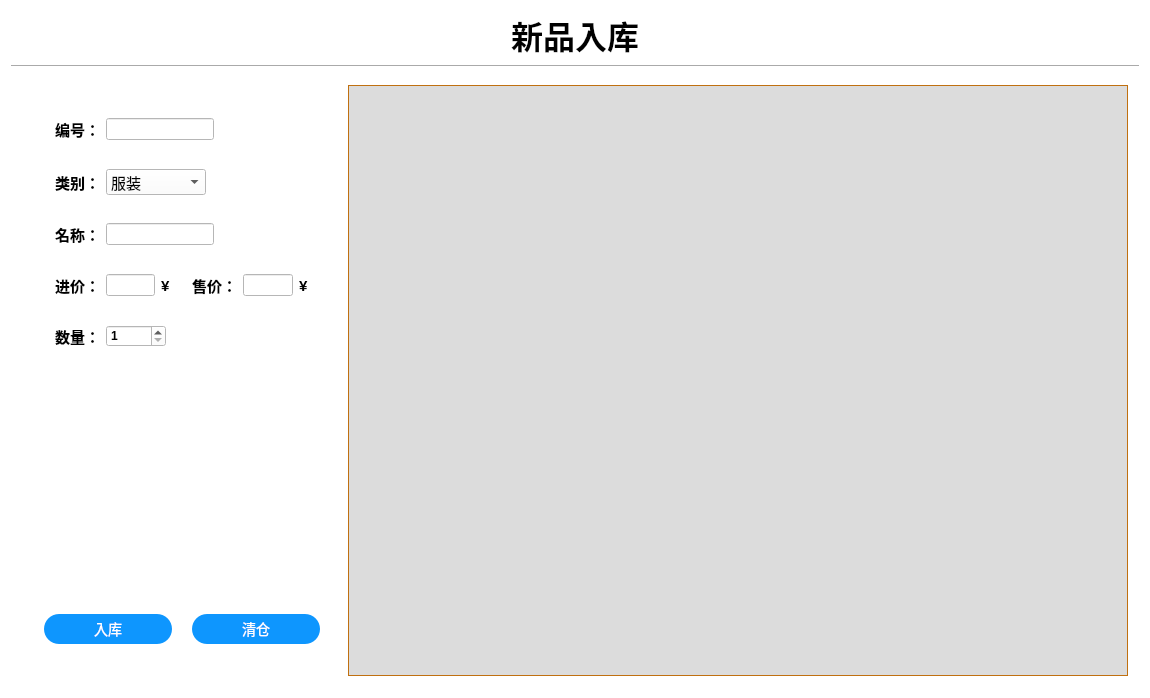
<?xml version="1.0" encoding="UTF-8"?>
<ui version="4.0">
 <class>KMainWindow</class>
 <widget class="QMainWindow" name="KMainWindow">
  <property name="geometry">
   <rect>
    <x>0</x>
    <y>0</y>
    <width>1150</width>
    <height>698</height>
   </rect>
  </property>
  <property name="windowTitle">
   <string>商品管理</string>
  </property>
  <property name="windowIcon">
   <iconset resource="resource.qrc">
    <normaloff>:/image/titleIcon.png</normaloff>:/image/titleIcon.png</iconset>
  </property>
  <widget class="QWidget" name="centralWidget">
   <layout class="QGridLayout" name="gridLayout_2">
    <property name="leftMargin">
     <number>0</number>
    </property>
    <property name="topMargin">
     <number>0</number>
    </property>
    <property name="rightMargin">
     <number>0</number>
    </property>
    <property name="bottomMargin">
     <number>0</number>
    </property>
    <property name="spacing">
     <number>0</number>
    </property>
    <item row="0" column="0">
     <widget class="QStackedWidget" name="stackedWidget">
      <property name="styleSheet">
       <string notr="true">background-color: rgb(255, 255, 255);</string>
      </property>
      <property name="currentIndex">
       <number>0</number>
      </property>
      <widget class="QWidget" name="page">
       <layout class="QVBoxLayout" name="verticalLayout_3">
        <item>
         <widget class="QLabel" name="label_2">
          <property name="sizePolicy">
           <sizepolicy hsizetype="Expanding" vsizetype="Preferred">
            <horstretch>0</horstretch>
            <verstretch>0</verstretch>
           </sizepolicy>
          </property>
          <property name="font">
           <font>
            <family>Arial</family>
            <pointsize>24</pointsize>
            <weight>75</weight>
            <bold>true</bold>
           </font>
          </property>
          <property name="styleSheet">
           <string notr="true"/>
          </property>
          <property name="text">
           <string>新品入库</string>
          </property>
          <property name="textFormat">
           <enum>Qt::AutoText</enum>
          </property>
          <property name="scaledContents">
           <bool>false</bool>
          </property>
          <property name="alignment">
           <set>Qt::AlignCenter</set>
          </property>
         </widget>
        </item>
        <item>
         <widget class="Line" name="line">
          <property name="orientation">
           <enum>Qt::Horizontal</enum>
          </property>
         </widget>
        </item>
        <item>
         <widget class="QWidget" name="widget_9" native="true">
          <layout class="QHBoxLayout" name="horizontalLayout_5" stretch="0,0">
           <item>
            <widget class="QWidget" name="widget_7" native="true">
             <property name="maximumSize">
              <size>
               <width>320</width>
               <height>16777215</height>
              </size>
             </property>
             <layout class="QVBoxLayout" name="verticalLayout_2" stretch="3,3,1">
              <item>
               <widget class="QWidget" name="widget_5" native="true">
                <property name="sizePolicy">
                 <sizepolicy hsizetype="Fixed" vsizetype="Preferred">
                  <horstretch>0</horstretch>
                  <verstretch>0</verstretch>
                 </sizepolicy>
                </property>
                <layout class="QVBoxLayout" name="verticalLayout">
                 <item>
                  <widget class="QWidget" name="widget_19" native="true">
                   <property name="sizePolicy">
                    <sizepolicy hsizetype="Fixed" vsizetype="Preferred">
                     <horstretch>0</horstretch>
                     <verstretch>0</verstretch>
                    </sizepolicy>
                   </property>
                   <layout class="QHBoxLayout" name="horizontalLayout_11">
                    <item>
                     <widget class="QLabel" name="label_23">
                      <property name="font">
                       <font>
                        <family>Arial</family>
                        <pointsize>11</pointsize>
                        <weight>75</weight>
                        <bold>true</bold>
                       </font>
                      </property>
                      <property name="text">
                       <string>编号：</string>
                      </property>
                     </widget>
                    </item>
                    <item>
                     <widget class="QLineEdit" name="lineEditId">
                      <property name="font">
                       <font>
                        <family>Arial</family>
                       </font>
                      </property>
                      <property name="text">
                       <string/>
                      </property>
                     </widget>
                    </item>
                   </layout>
                  </widget>
                 </item>
                 <item>
                  <widget class="QWidget" name="widget" native="true">
                   <property name="sizePolicy">
                    <sizepolicy hsizetype="Fixed" vsizetype="Preferred">
                     <horstretch>0</horstretch>
                     <verstretch>0</verstretch>
                    </sizepolicy>
                   </property>
                   <layout class="QHBoxLayout" name="horizontalLayout">
                    <item>
                     <widget class="QLabel" name="label_10">
                      <property name="font">
                       <font>
                        <family>Arial</family>
                        <pointsize>11</pointsize>
                        <weight>75</weight>
                        <bold>true</bold>
                       </font>
                      </property>
                      <property name="text">
                       <string>类别：</string>
                      </property>
                     </widget>
                    </item>
                    <item>
                     <widget class="QComboBox" name="comboBoxType">
                      <property name="enabled">
                       <bool>true</bool>
                      </property>
                      <property name="minimumSize">
                       <size>
                        <width>100</width>
                        <height>0</height>
                       </size>
                      </property>
                      <property name="font">
                       <font>
                        <family>Arial</family>
                        <pointsize>11</pointsize>
                        <weight>50</weight>
                        <bold>false</bold>
                        <stylestrategy>PreferDefault</stylestrategy>
                       </font>
                      </property>
                      <property name="focusPolicy">
                       <enum>Qt::NoFocus</enum>
                      </property>
                      <property name="frame">
                       <bool>true</bool>
                      </property>
                      <item>
                       <property name="text">
                        <string>服装</string>
                       </property>
                      </item>
                      <item>
                       <property name="text">
                        <string>食品</string>
                       </property>
                      </item>
                      <item>
                       <property name="text">
                        <string>电子</string>
                       </property>
                      </item>
                      <item>
                       <property name="text">
                        <string>家具</string>
                       </property>
                      </item>
                      <item>
                       <property name="text">
                        <string>电器</string>
                       </property>
                      </item>
                      <item>
                       <property name="text">
                        <string>其他</string>
                       </property>
                      </item>
                     </widget>
                    </item>
                   </layout>
                  </widget>
                 </item>
                 <item>
                  <widget class="QWidget" name="widget_2" native="true">
                   <property name="sizePolicy">
                    <sizepolicy hsizetype="Fixed" vsizetype="Preferred">
                     <horstretch>0</horstretch>
                     <verstretch>0</verstretch>
                    </sizepolicy>
                   </property>
                   <layout class="QHBoxLayout" name="horizontalLayout_2">
                    <item>
                     <widget class="QLabel" name="label_4">
                      <property name="font">
                       <font>
                        <family>Arial</family>
                        <pointsize>11</pointsize>
                        <weight>75</weight>
                        <bold>true</bold>
                       </font>
                      </property>
                      <property name="text">
                       <string>名称：</string>
                      </property>
                     </widget>
                    </item>
                    <item>
                     <widget class="QLineEdit" name="lineEditName">
                      <property name="font">
                       <font>
                        <family>Arial</family>
                       </font>
                      </property>
                      <property name="text">
                       <string/>
                      </property>
                     </widget>
                    </item>
                   </layout>
                  </widget>
                 </item>
                 <item>
                  <widget class="QWidget" name="widget_3" native="true">
                   <property name="sizePolicy">
                    <sizepolicy hsizetype="Fixed" vsizetype="Preferred">
                     <horstretch>0</horstretch>
                     <verstretch>0</verstretch>
                    </sizepolicy>
                   </property>
                   <layout class="QHBoxLayout" name="horizontalLayout_3">
                    <item>
                     <widget class="QLabel" name="label_5">
                      <property name="font">
                       <font>
                        <family>Arial</family>
                        <pointsize>11</pointsize>
                        <weight>75</weight>
                        <bold>true</bold>
                       </font>
                      </property>
                      <property name="text">
                       <string>进价：</string>
                      </property>
                     </widget>
                    </item>
                    <item>
                     <widget class="QLineEdit" name="lineEditPurchasePrice">
                      <property name="font">
                       <font>
                        <family>Arial</family>
                       </font>
                      </property>
                     </widget>
                    </item>
                    <item>
                     <widget class="QLabel" name="label_7">
                      <property name="font">
                       <font>
                        <family>Arial</family>
                        <pointsize>11</pointsize>
                        <weight>75</weight>
                        <bold>true</bold>
                       </font>
                      </property>
                      <property name="text">
                       <string>¥</string>
                      </property>
                     </widget>
                    </item>
                    <item>
                     <widget class="QLabel" name="label_11">
                      <property name="font">
                       <font>
                        <family>Arial</family>
                        <pointsize>11</pointsize>
                        <weight>75</weight>
                        <bold>true</bold>
                       </font>
                      </property>
                      <property name="text">
                       <string/>
                      </property>
                     </widget>
                    </item>
                    <item>
                     <widget class="QLabel" name="label_6">
                      <property name="font">
                       <font>
                        <family>Arial</family>
                        <pointsize>11</pointsize>
                        <weight>75</weight>
                        <bold>true</bold>
                       </font>
                      </property>
                      <property name="text">
                       <string>售价：</string>
                      </property>
                     </widget>
                    </item>
                    <item>
                     <widget class="QLineEdit" name="lineEditSellingPrice">
                      <property name="font">
                       <font>
                        <family>Arial</family>
                       </font>
                      </property>
                     </widget>
                    </item>
                    <item>
                     <widget class="QLabel" name="label_8">
                      <property name="font">
                       <font>
                        <family>Arial</family>
                        <pointsize>11</pointsize>
                        <weight>75</weight>
                        <bold>true</bold>
                       </font>
                      </property>
                      <property name="text">
                       <string>¥</string>
                      </property>
                     </widget>
                    </item>
                   </layout>
                  </widget>
                 </item>
                 <item>
                  <widget class="QWidget" name="widget_4" native="true">
                   <property name="sizePolicy">
                    <sizepolicy hsizetype="Fixed" vsizetype="Preferred">
                     <horstretch>0</horstretch>
                     <verstretch>0</verstretch>
                    </sizepolicy>
                   </property>
                   <layout class="QHBoxLayout" name="horizontalLayout_4">
                    <item>
                     <widget class="QLabel" name="label_9">
                      <property name="font">
                       <font>
                        <family>Arial</family>
                        <pointsize>11</pointsize>
                        <weight>75</weight>
                        <bold>true</bold>
                       </font>
                      </property>
                      <property name="text">
                       <string>数量：</string>
                      </property>
                     </widget>
                    </item>
                    <item>
                     <widget class="QSpinBox" name="spinBoxNumber">
                      <property name="minimumSize">
                       <size>
                        <width>60</width>
                        <height>0</height>
                       </size>
                      </property>
                      <property name="font">
                       <font>
                        <family>Arial</family>
                        <weight>75</weight>
                        <bold>true</bold>
                       </font>
                      </property>
                      <property name="minimum">
                       <number>1</number>
                      </property>
                      <property name="maximum">
                       <number>9999</number>
                      </property>
                     </widget>
                    </item>
                   </layout>
                  </widget>
                 </item>
                </layout>
               </widget>
              </item>
              <item>
               <widget class="QWidget" name="widget_8" native="true"/>
              </item>
              <item>
               <widget class="QWidget" name="widget_6" native="true">
                <layout class="QGridLayout" name="gridLayout">
                 <property name="horizontalSpacing">
                  <number>20</number>
                 </property>
                 <item row="0" column="1">
                  <widget class="QPushButton" name="pushButtonClear">
                   <property name="font">
                    <font>
                     <family>Microsoft Yahei</family>
                     <pointsize>-1</pointsize>
                     <weight>50</weight>
                     <italic>false</italic>
                     <bold>false</bold>
                    </font>
                   </property>
                   <property name="contextMenuPolicy">
                    <enum>Qt::NoContextMenu</enum>
                   </property>
                   <property name="styleSheet">
                    <string notr="true">QPushButton
{
    font-family:Microsoft Yahei;
    font:14px;
    color:white;
    background-color:rgb(14 , 150 , 254);
    border-radius:15px;
    height:30px;
    width:100px;
}

QPushButton:hover
{
    background-color:rgb(44 , 137 , 255);
}

QPushButton:pressed
{
    background-color:rgb(14 , 135 , 228);
    padding-left:3px;
    padding-top:3px;
}
</string>
                   </property>
                   <property name="text">
                    <string>清仓</string>
                   </property>
                  </widget>
                 </item>
                 <item row="0" column="0">
                  <widget class="QPushButton" name="pushButtonStorage">
                   <property name="font">
                    <font>
                     <family>Microsoft Yahei</family>
                     <pointsize>-1</pointsize>
                     <weight>50</weight>
                     <italic>false</italic>
                     <bold>false</bold>
                    </font>
                   </property>
                   <property name="styleSheet">
                    <string notr="true">QPushButton
{
    font-family:Microsoft Yahei;
    font:14px;
    color:white;
    background-color:rgb(14 , 150 , 254);
    border-radius:15px;
    height:30px;
    width:100px;
}

QPushButton:hover
{
    background-color:rgb(44 , 137 , 255);
}

QPushButton:pressed
{
    background-color:rgb(14 , 135 , 228);
    padding-left:3px;
    padding-top:3px;
}
</string>
                   </property>
                   <property name="text">
                    <string>入库</string>
                   </property>
                  </widget>
                 </item>
                </layout>
               </widget>
              </item>
             </layout>
            </widget>
           </item>
           <item>
            <widget class="QTableView" name="tableView">
             <property name="styleSheet">
              <string notr="true">
QTableView{
    color: rgb(0, 0, 0);
    border: 1px solid #C07010;          /*边框颜色*/
    gridline-color:#C07010;             /*grid线颜色*/
    background-color: rgb(220, 220, 220);
    alternate-background-color: rgb(200, 200, 200); /*行交替颜色*/
    selection-background-color: rgb(130, 190, 100); /*选中行背景颜色*/
}
 
QTableView::item:!alternate:!selected{
    background-color: rgb(220, 220, 220);    /*交替行的另一颜色*/
}

QHeaderView::section{
    background: qlineargradient(spread:pad, x1:0, y1:0, x2:0, y2:1, stop:0 rgba(80, 80, 80, 255), stop:1 rgba(30, 30, 30, 255));
    color: rgb(240, 240, 240);
    padding-left: 4px;
    border: 1px solid #C07010;
    min-height: 30px;
}</string>
             </property>
            </widget>
           </item>
          </layout>
         </widget>
        </item>
       </layout>
      </widget>
      <widget class="QWidget" name="page_2">
       <layout class="QVBoxLayout" name="verticalLayout_6">
        <item>
         <widget class="QLabel" name="label_3">
          <property name="sizePolicy">
           <sizepolicy hsizetype="Expanding" vsizetype="Preferred">
            <horstretch>0</horstretch>
            <verstretch>0</verstretch>
           </sizepolicy>
          </property>
          <property name="font">
           <font>
            <family>Arial</family>
            <pointsize>24</pointsize>
            <weight>75</weight>
            <bold>true</bold>
           </font>
          </property>
          <property name="text">
           <string>预售订单</string>
          </property>
          <property name="textFormat">
           <enum>Qt::AutoText</enum>
          </property>
          <property name="scaledContents">
           <bool>false</bool>
          </property>
          <property name="alignment">
           <set>Qt::AlignCenter</set>
          </property>
         </widget>
        </item>
        <item>
         <widget class="Line" name="line_2">
          <property name="orientation">
           <enum>Qt::Horizontal</enum>
          </property>
         </widget>
        </item>
        <item>
         <widget class="QWidget" name="widget_10" native="true">
          <layout class="QHBoxLayout" name="horizontalLayout_6" stretch="0,0">
           <item>
            <widget class="QWidget" name="widget_11" native="true">
             <property name="maximumSize">
              <size>
               <width>320</width>
               <height>16777215</height>
              </size>
             </property>
             <layout class="QVBoxLayout" name="verticalLayout_4" stretch="3,3,1">
              <item>
               <widget class="QWidget" name="widget_12" native="true">
                <property name="sizePolicy">
                 <sizepolicy hsizetype="Fixed" vsizetype="Preferred">
                  <horstretch>0</horstretch>
                  <verstretch>0</verstretch>
                 </sizepolicy>
                </property>
                <layout class="QVBoxLayout" name="verticalLayout_5">
                 <item>
                  <widget class="QWidget" name="widget_13" native="true">
                   <property name="sizePolicy">
                    <sizepolicy hsizetype="Fixed" vsizetype="Preferred">
                     <horstretch>0</horstretch>
                     <verstretch>0</verstretch>
                    </sizepolicy>
                   </property>
                   <layout class="QHBoxLayout" name="horizontalLayout_7">
                    <item>
                     <widget class="QLabel" name="label_12">
                      <property name="font">
                       <font>
                        <family>Arial</family>
                        <pointsize>11</pointsize>
                        <weight>75</weight>
                        <bold>true</bold>
                       </font>
                      </property>
                      <property name="text">
                       <string>类别：</string>
                      </property>
                     </widget>
                    </item>
                    <item>
                     <widget class="QComboBox" name="comboBoxTypeSell">
                      <property name="enabled">
                       <bool>true</bool>
                      </property>
                      <property name="minimumSize">
                       <size>
                        <width>100</width>
                        <height>0</height>
                       </size>
                      </property>
                      <property name="font">
                       <font>
                        <family>Arial</family>
                        <pointsize>11</pointsize>
                        <weight>50</weight>
                        <bold>false</bold>
                       </font>
                      </property>
                      <property name="focusPolicy">
                       <enum>Qt::NoFocus</enum>
                      </property>
                      <property name="currentText">
                       <string>全选</string>
                      </property>
                      <property name="currentIndex">
                       <number>0</number>
                      </property>
                      <item>
                       <property name="text">
                        <string>全选</string>
                       </property>
                      </item>
                      <item>
                       <property name="text">
                        <string>服装</string>
                       </property>
                      </item>
                      <item>
                       <property name="text">
                        <string>食品</string>
                       </property>
                      </item>
                      <item>
                       <property name="text">
                        <string>电子</string>
                       </property>
                      </item>
                      <item>
                       <property name="text">
                        <string>家具</string>
                       </property>
                      </item>
                      <item>
                       <property name="text">
                        <string>电器</string>
                       </property>
                      </item>
                      <item>
                       <property name="text">
                        <string>其他</string>
                       </property>
                      </item>
                     </widget>
                    </item>
                   </layout>
                  </widget>
                 </item>
                 <item>
                  <widget class="QWidget" name="widget_14" native="true">
                   <property name="sizePolicy">
                    <sizepolicy hsizetype="Fixed" vsizetype="Preferred">
                     <horstretch>0</horstretch>
                     <verstretch>0</verstretch>
                    </sizepolicy>
                   </property>
                   <layout class="QHBoxLayout" name="horizontalLayout_8">
                    <item>
                     <widget class="QLabel" name="label_13">
                      <property name="font">
                       <font>
                        <family>Arial</family>
                        <pointsize>11</pointsize>
                        <weight>75</weight>
                        <bold>true</bold>
                       </font>
                      </property>
                      <property name="text">
                       <string>名称：</string>
                      </property>
                     </widget>
                    </item>
                    <item>
                     <widget class="QComboBox" name="comboBoxNameSell">
                      <property name="minimumSize">
                       <size>
                        <width>200</width>
                        <height>0</height>
                       </size>
                      </property>
                      <property name="font">
                       <font>
                        <family>Arial</family>
                        <pointsize>11</pointsize>
                        <weight>50</weight>
                        <bold>false</bold>
                       </font>
                      </property>
                      <property name="focusPolicy">
                       <enum>Qt::NoFocus</enum>
                      </property>
                     </widget>
                    </item>
                   </layout>
                  </widget>
                 </item>
                 <item>
                  <widget class="QWidget" name="widget_15" native="true">
                   <property name="sizePolicy">
                    <sizepolicy hsizetype="Fixed" vsizetype="Preferred">
                     <horstretch>0</horstretch>
                     <verstretch>0</verstretch>
                    </sizepolicy>
                   </property>
                   <layout class="QHBoxLayout" name="horizontalLayout_9">
                    <item>
                     <widget class="QLabel" name="label_14">
                      <property name="font">
                       <font>
                        <family>Arial</family>
                        <pointsize>11</pointsize>
                        <weight>75</weight>
                        <bold>true</bold>
                       </font>
                      </property>
                      <property name="text">
                       <string>单价：</string>
                      </property>
                     </widget>
                    </item>
                    <item>
                     <widget class="QLineEdit" name="lineEditPrice">
                      <property name="enabled">
                       <bool>true</bool>
                      </property>
                      <property name="font">
                       <font>
                        <family>Arial</family>
                       </font>
                      </property>
                      <property name="readOnly">
                       <bool>true</bool>
                      </property>
                     </widget>
                    </item>
                    <item>
                     <widget class="QLabel" name="label_15">
                      <property name="font">
                       <font>
                        <family>Arial</family>
                        <pointsize>11</pointsize>
                        <weight>75</weight>
                        <bold>true</bold>
                       </font>
                      </property>
                      <property name="text">
                       <string>¥</string>
                      </property>
                     </widget>
                    </item>
                    <item>
                     <widget class="QLabel" name="label_16">
                      <property name="font">
                       <font>
                        <family>Arial</family>
                        <pointsize>11</pointsize>
                        <weight>75</weight>
                        <bold>true</bold>
                       </font>
                      </property>
                      <property name="text">
                       <string/>
                      </property>
                     </widget>
                    </item>
                    <item>
                     <widget class="QLabel" name="label_17">
                      <property name="font">
                       <font>
                        <family>Arial</family>
                        <pointsize>11</pointsize>
                        <weight>75</weight>
                        <bold>true</bold>
                       </font>
                      </property>
                      <property name="text">
                       <string>库存：</string>
                      </property>
                     </widget>
                    </item>
                    <item>
                     <widget class="QLineEdit" name="lineEditNumber">
                      <property name="enabled">
                       <bool>true</bool>
                      </property>
                      <property name="font">
                       <font>
                        <family>Arial</family>
                       </font>
                      </property>
                      <property name="readOnly">
                       <bool>true</bool>
                      </property>
                     </widget>
                    </item>
                    <item>
                     <widget class="QLabel" name="label_18">
                      <property name="font">
                       <font>
                        <family>Arial</family>
                        <pointsize>11</pointsize>
                        <weight>75</weight>
                        <bold>true</bold>
                       </font>
                      </property>
                      <property name="text">
                       <string>件</string>
                      </property>
                     </widget>
                    </item>
                   </layout>
                  </widget>
                 </item>
                 <item>
                  <widget class="QWidget" name="widget_16" native="true">
                   <property name="sizePolicy">
                    <sizepolicy hsizetype="Fixed" vsizetype="Preferred">
                     <horstretch>0</horstretch>
                     <verstretch>0</verstretch>
                    </sizepolicy>
                   </property>
                   <layout class="QHBoxLayout" name="horizontalLayout_10">
                    <item>
                     <widget class="QLabel" name="label_19">
                      <property name="font">
                       <font>
                        <family>Arial</family>
                        <pointsize>11</pointsize>
                        <weight>75</weight>
                        <bold>true</bold>
                       </font>
                      </property>
                      <property name="text">
                       <string>数量：</string>
                      </property>
                     </widget>
                    </item>
                    <item>
                     <widget class="QSpinBox" name="spinBoxSellNumber">
                      <property name="minimumSize">
                       <size>
                        <width>60</width>
                        <height>0</height>
                       </size>
                      </property>
                      <property name="font">
                       <font>
                        <family>Arial</family>
                        <weight>75</weight>
                        <bold>true</bold>
                       </font>
                      </property>
                      <property name="minimum">
                       <number>1</number>
                      </property>
                      <property name="maximum">
                       <number>9999</number>
                      </property>
                     </widget>
                    </item>
                    <item>
                     <widget class="QLabel" name="label_20">
                      <property name="minimumSize">
                       <size>
                        <width>10</width>
                        <height>0</height>
                       </size>
                      </property>
                      <property name="font">
                       <font>
                        <family>Arial</family>
                        <pointsize>11</pointsize>
                        <weight>75</weight>
                        <bold>true</bold>
                       </font>
                      </property>
                      <property name="text">
                       <string/>
                      </property>
                     </widget>
                    </item>
                    <item>
                     <widget class="QLabel" name="label_21">
                      <property name="font">
                       <font>
                        <family>Arial</family>
                        <pointsize>11</pointsize>
                        <weight>75</weight>
                        <bold>true</bold>
                       </font>
                      </property>
                      <property name="text">
                       <string>总价：</string>
                      </property>
                     </widget>
                    </item>
                    <item>
                     <widget class="QLineEdit" name="lineEditTotalPrice">
                      <property name="font">
                       <font>
                        <family>Arial</family>
                       </font>
                      </property>
                      <property name="readOnly">
                       <bool>true</bool>
                      </property>
                     </widget>
                    </item>
                    <item>
                     <widget class="QLabel" name="label_22">
                      <property name="font">
                       <font>
                        <family>Arial</family>
                        <pointsize>11</pointsize>
                        <weight>75</weight>
                        <bold>true</bold>
                       </font>
                      </property>
                      <property name="text">
                       <string>¥</string>
                      </property>
                     </widget>
                    </item>
                   </layout>
                  </widget>
                 </item>
                </layout>
               </widget>
              </item>
              <item>
               <widget class="QWidget" name="widget_17" native="true"/>
              </item>
              <item>
               <widget class="QWidget" name="widget_18" native="true">
                <layout class="QGridLayout" name="gridLayout_3">
                 <property name="horizontalSpacing">
                  <number>20</number>
                 </property>
                 <item row="0" column="0">
                  <widget class="QPushButton" name="pushButtonSell">
                   <property name="font">
                    <font>
                     <family>Microsoft Yahei</family>
                     <pointsize>-1</pointsize>
                     <weight>50</weight>
                     <italic>false</italic>
                     <bold>false</bold>
                    </font>
                   </property>
                   <property name="styleSheet">
                    <string notr="true">QPushButton
{
    font-family:Microsoft Yahei;
    font:14px;
    color:white;
    background-color:rgb(14 , 150 , 254);
    border-radius:15px;
    height:30px;
    width:100px;
}

QPushButton:hover
{
    background-color:rgb(44 , 137 , 255);
}

QPushButton:pressed
{
    background-color:rgb(14 , 135 , 228);
    padding-left:3px;
    padding-top:3px;
}
</string>
                   </property>
                   <property name="text">
                    <string>出售</string>
                   </property>
                  </widget>
                 </item>
                 <item row="0" column="1">
                  <widget class="QPushButton" name="pushButtonOrder">
                   <property name="enabled">
                    <bool>false</bool>
                   </property>
                   <property name="font">
                    <font>
                     <family>Microsoft Yahei</family>
                     <pointsize>-1</pointsize>
                     <weight>50</weight>
                     <italic>false</italic>
                     <bold>false</bold>
                    </font>
                   </property>
                   <property name="contextMenuPolicy">
                    <enum>Qt::NoContextMenu</enum>
                   </property>
                   <property name="styleSheet">
                    <string notr="true">QPushButton
{
    font-family:Microsoft Yahei;
    font:14px;
    color:white;
    background-color:rgb(14 , 150 , 254);
    border-radius:15px;
    height:30px;
    width:100px;
}

QPushButton:hover
{
    background-color:rgb(44 , 137 , 255);
}

QPushButton:pressed
{
    background-color:rgb(14 , 135 , 228);
    padding-left:3px;
    padding-top:3px;
}
</string>
                   </property>
                   <property name="text">
                    <string>下单</string>
                   </property>
                  </widget>
                 </item>
                </layout>
               </widget>
              </item>
             </layout>
            </widget>
           </item>
           <item>
            <widget class="QTextEdit" name="textEdit">
             <property name="enabled">
              <bool>true</bool>
             </property>
             <property name="readOnly">
              <bool>true</bool>
             </property>
            </widget>
           </item>
          </layout>
         </widget>
        </item>
       </layout>
      </widget>
     </widget>
    </item>
   </layout>
  </widget>
 </widget>
 <layoutdefault spacing="6" margin="11"/>
 <resources>
  <include location="resource.qrc"/>
 </resources>
 <connections/>
</ui>
